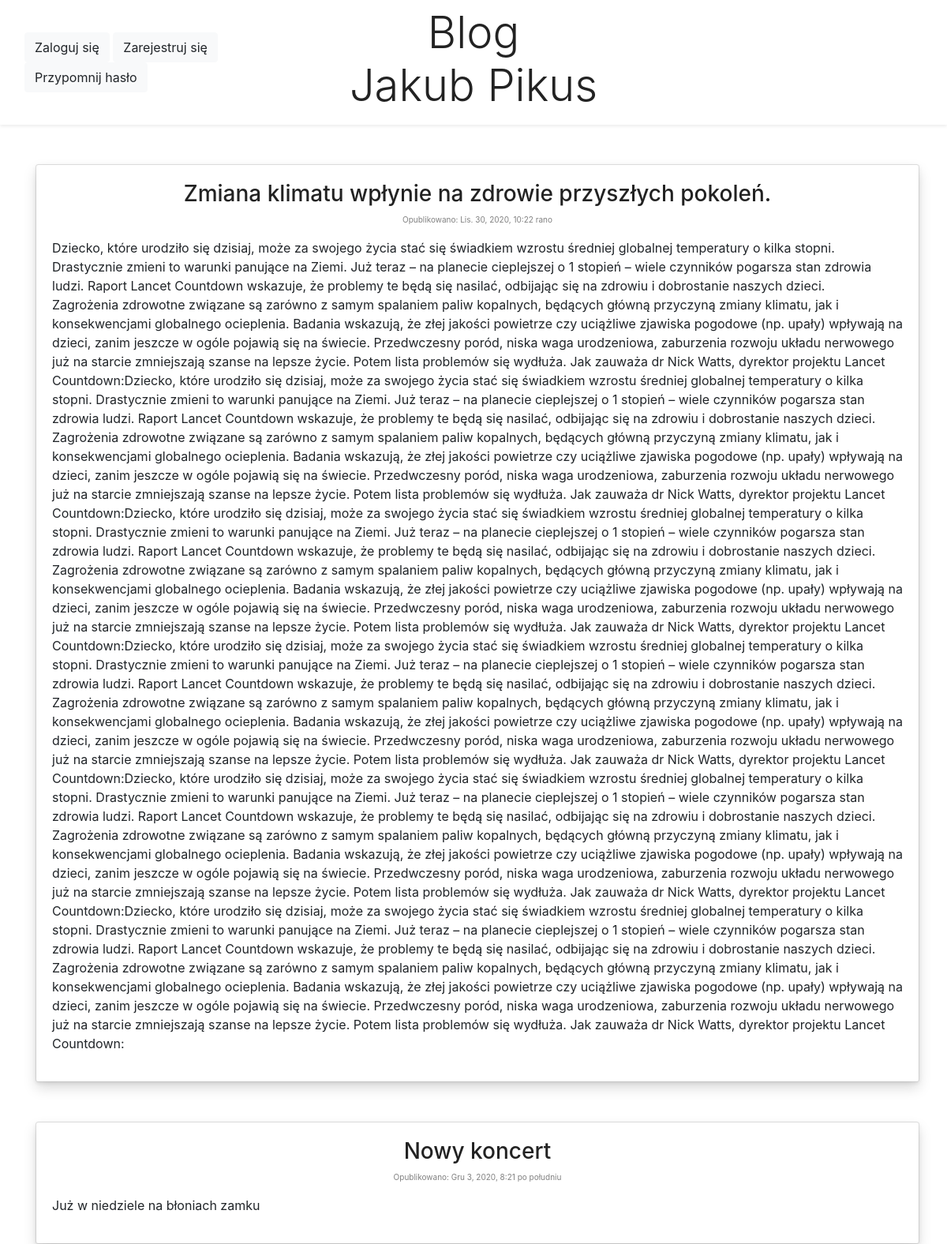
The page / on the database its author committed.
### blog/models.py (models this page shows, shortened)
class Post(models.Model):
    author = models.ForeignKey('auth.User', on_delete=models.CASCADE)
    title = models.CharField(max_length=200)
    text = models.TextField()
    created_date = models.DateTimeField(
            default=timezone.now)
    published_date = models.DateTimeField(
            blank=True, null=True)

### blog/views.py (the view)
# urls.py: path('', views.post_list, name='post_list'),
def post_list(request):
    posts = Post.objects.filter(published_date__lte=timezone.now()).order_by('published_date')
    return render(request, 'blog/post_list.html', {'posts': posts})

### blog/templates/blog/post_list.html
{% extends 'blog/base.html' %}
{% block content %}
{% for post in posts %}
<div class="card shadow-sm rounded" style="width: 70rem; margin-top: 50px">
    <div class="card-body shadow">
        <center><h3><a href="{% url 'post_detail' pk=post.pk %}" style="text-decoration:none; color: #222222">{{ post.title }}</a></h3>
        <p style="color:grey; font-size:10px">Opublikowano: {{ post.published_date }}</p></center>
        <p>{{ post.text|linebreaksbr }}</p>
    </div>
</div>
{% endfor %}
{% endblock %}

### blog/static/css/blog.css (style rules this page uses)
h3 a { color: #C25100;; }

### rows shown on the page
Post: title "Zmiana klimatu wpłynie na zdrowie przyszłych pokoleń.", published_date "Lis. 30, 2020, 10:22 rano", text "Dziecko, które urodziło się dzisiaj, może za swojego życia stać się świadkiem wzrostu średniej globalnej temperatury o kilka stopni. Drastycznie zmieni to warunki panujące na Ziemi. Już teraz – na planecie cieplejszej o 1 stopień – wiele czynników pogarsza stan zdrowia ludzi. Raport Lancet Countdown wskazuje, że problemy te będą się nasilać, odbijając się na zdrowiu i dobrostanie naszych dzieci. Zagrożenia zdrowotne związane są zarówno z samym spalaniem paliw kopalnych, będących główną przyczyną zmiany klimatu, jak i konsekwencjami globalnego ocieplenia. Badania wskazują, że złej jakości powietrze czy uciążliwe zjawiska pogodowe (np. upały) wpływają na dzieci, zanim jeszcze w ogóle pojawią…"
Post: title "Nowy koncert", published_date "Gru 3, 2020, 8:21 po południu", text "Już w niedziele na błoniach zamku"
